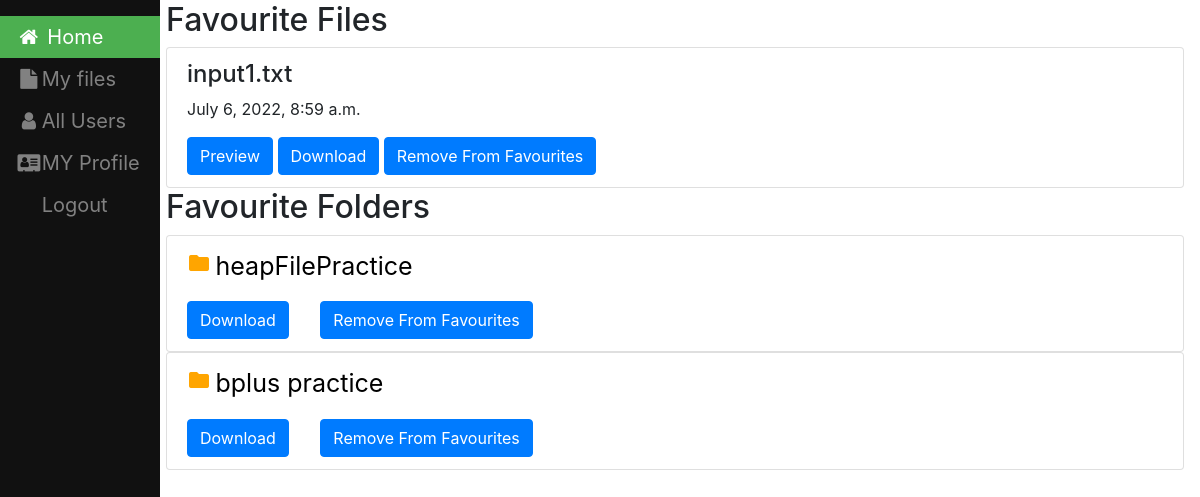
Screenshot of /home1 (signed in) with the database file from the repository.
### filesharing/models.py (models this page shows, shortened)
class File(models.Model):
    name = models.CharField(max_length=100,null=True,blank=True)
    file=models.FileField(upload_to=user_directory_path)
    created_on = models.DateTimeField(auto_now_add=True)
    user = models.ForeignKey(User,on_delete=models.CASCADE, default=None)
    folder=models.ForeignKey(Folder,null=True,on_delete=models.CASCADE,blank=True)
    isprivate = models.BooleanField(default=False)

class Folder(models.Model):
    name=models.CharField(max_length=100,null=True,blank=True)
    user=models.ForeignKey(User,on_delete=models.CASCADE, default=None)
    linkedfolder=models.ForeignKey("self",null=True,on_delete=models.CASCADE,blank=True)
    def __str__(self):
        return  self.name

### filesharing/views.py (the view)
# urls.py: path('home1',views.home1,name='home1'),
def home1(request):
    try:
     f=fav.objects.filter(user=request.user)
     files=f
     fi=[]
     fold=[]
     for i in range(len(files)):
        if  files[i].sfile :
         fi.append(files[i].sfile.id)
        elif files[i].sfolder :
          fold.append(files[i].sfolder.id)
     fo=[]
     folder=[]
     for i in range(len(fi)):
         fo.append(File.objects.get(pk=fi[i]))
     for i in range(len(fold)):
         folder.append(Folder.objects.get(pk=fold[i]))
     ofo=[]
     ufo=[]
     for i in range(len(folder)):
         temp=folder[i]
         if  temp.user==request.user:
             ufo.append(folder[i])
         else:
              ofo.append(folder[i])
     context = {'folders': ofo,'files':fo,'ufolders':ufo}
    except File.DoesNotExist and Folder.DoesNotExist:
     files=None
     folders=None
    return render(request, 'filesharing/home1.html', context)

### templates/filesharing/home1.html (shortened to what this page needs)
{% load static %}
<!DOCTYPE html>
<html lang="en" dir="ltr">
  <head>
    <link rel="stylesheet" type="text/css" href="{%  static "css/styles.css" %}"/>
    <link rel="stylesheet" href="https://cdnjs.cloudflare.com/ajax/libs/font-awesome/4.7.0/css/font-awesome.min.css">
    <link rel="stylesheet" href="https://maxcdn.bootstrapcdn.com/bootstrap/4.0.0/css/bootstrap.min.css">
  </head>
<body>
<div   class="sidebar">
  <a class="active" href="home1"><i class="fa fa-fw fa-home"></i> Home</a>
  <a href="My_Files"><i class="fa fa-fw fa-file"></i>My files</a>
  <a href="allusers"><i class="fa fa-fw fa-user"></i>All Users</a>
  <a href="createdprofile"><i class="fa fa-fw fa-address-card"></i>MY Profile</a>
  <a href="logout">Logout</a>
 </div>
<div class="content">
  <div class="list-group">
  {%  if files  %}
  <h2>Favourite Files</h2>
  {% endif %}
  {% for file in files %}
        <div class="list-group">
             <div class="list-group-item">
                 <h4 class="list-group-item-text">{{ file.name}}</h4>
                  <p class="list-group-item-text">{{ file.created_on}}</p>
                <td> <a class="list-group-item-text" href="{{ file.file.url }}" target="_blank"><button type="button" class="btn btn-primary">Preview</button> </a> </td>
                 <a class="list-group-item-text" href="{{ file.file.url }}" target="_blank" download><button type="button" class="btn btn-primary">Download</button></a>
                 <a class="list-group-item-text" href="{% url 'filesharing:removestar' file.pk  %}" ><button type="button" class="btn btn-primary">Remove From Favourites</button></a>
             </div>
        </div>
 {% endfor %}
 </div>
 <div class="list-group">
{% if folders or ufolders %}
 <h2>Favourite Folders</h2>
{% endif %}
{% for f in folders %}
        <div class="list-group">
             <div class="list-group-item">
                 <i class="material-icons"  style="color: orange" >
                 </i>
                 <a  style="font-size:25px;color:black" href="{% url 'filesharing:detail' f.id %}" > {{ f }} </a><br>
                 <a class="list-group-item-text" href="{% url 'filesharing:download_folder' f.id %}" target="_blank" download><button type="button" class="btn btn-primary">Download</button></a>&nbsp;&nbsp;&nbsp;&nbsp;&nbsp;&nbsp;
                 <a class="list-group-item-text" href="{% url 'filesharing:removestarfolder' f.id %}" ><button type="button" class="btn btn-primary">Remove From Favourites</button></a>
          </div>
        </div>
 {% endfor %}
{% for f in ufolders %}
        <div class="list-group">
             <div class="list-group-item">
                 <i class="material-icons"  style="color: orange" >
                 </i>
                 <a  style="font-size:25px;color:black" href="{% url 'filesharing:user-linked-files' f.id %}" > {{ f }} </a><br>
                 <a class="list-group-item-text" href="{% url 'filesharing:download_folder' f.id %}" target="_blank" download><button type="button" class="btn btn-primary">Download</button></a>&nbsp;&nbsp;&nbsp;&nbsp;&nbsp;&nbsp;
                 <a class="list-group-item-text" href="{% url 'filesharing:removestarfolder' f.id %}" ><button type="button" class="btn btn-primary">Remove From Favourites</button></a>
          </div>
        </div>
 {% endfor %}
 </div>
</body>
</html>

### static/css/styles.css (style rules this page uses)
.sidebar { height: 100%; width: 160px; position: fixed; z-index: 1; top: 0; left: 0; background-color: #111; overflow-x: hidden; padding-top: 16px; }
.sidebar a { padding: 6px 8px 6px 16px; text-decoration: none; font-size: 20px; color: #818181; display: block; }
.sidebar a.active { background-color: #4CAF50; color: white; }
div.content { margin-left: 150px; padding: 1px 16px; height: 2000px; }

### rows the page displays
File: name "input1.txt", created_on "July 6, 2022, 8:59 a.m."
Folder: name "heapFilePractice"
Folder: name "bplus practice"
